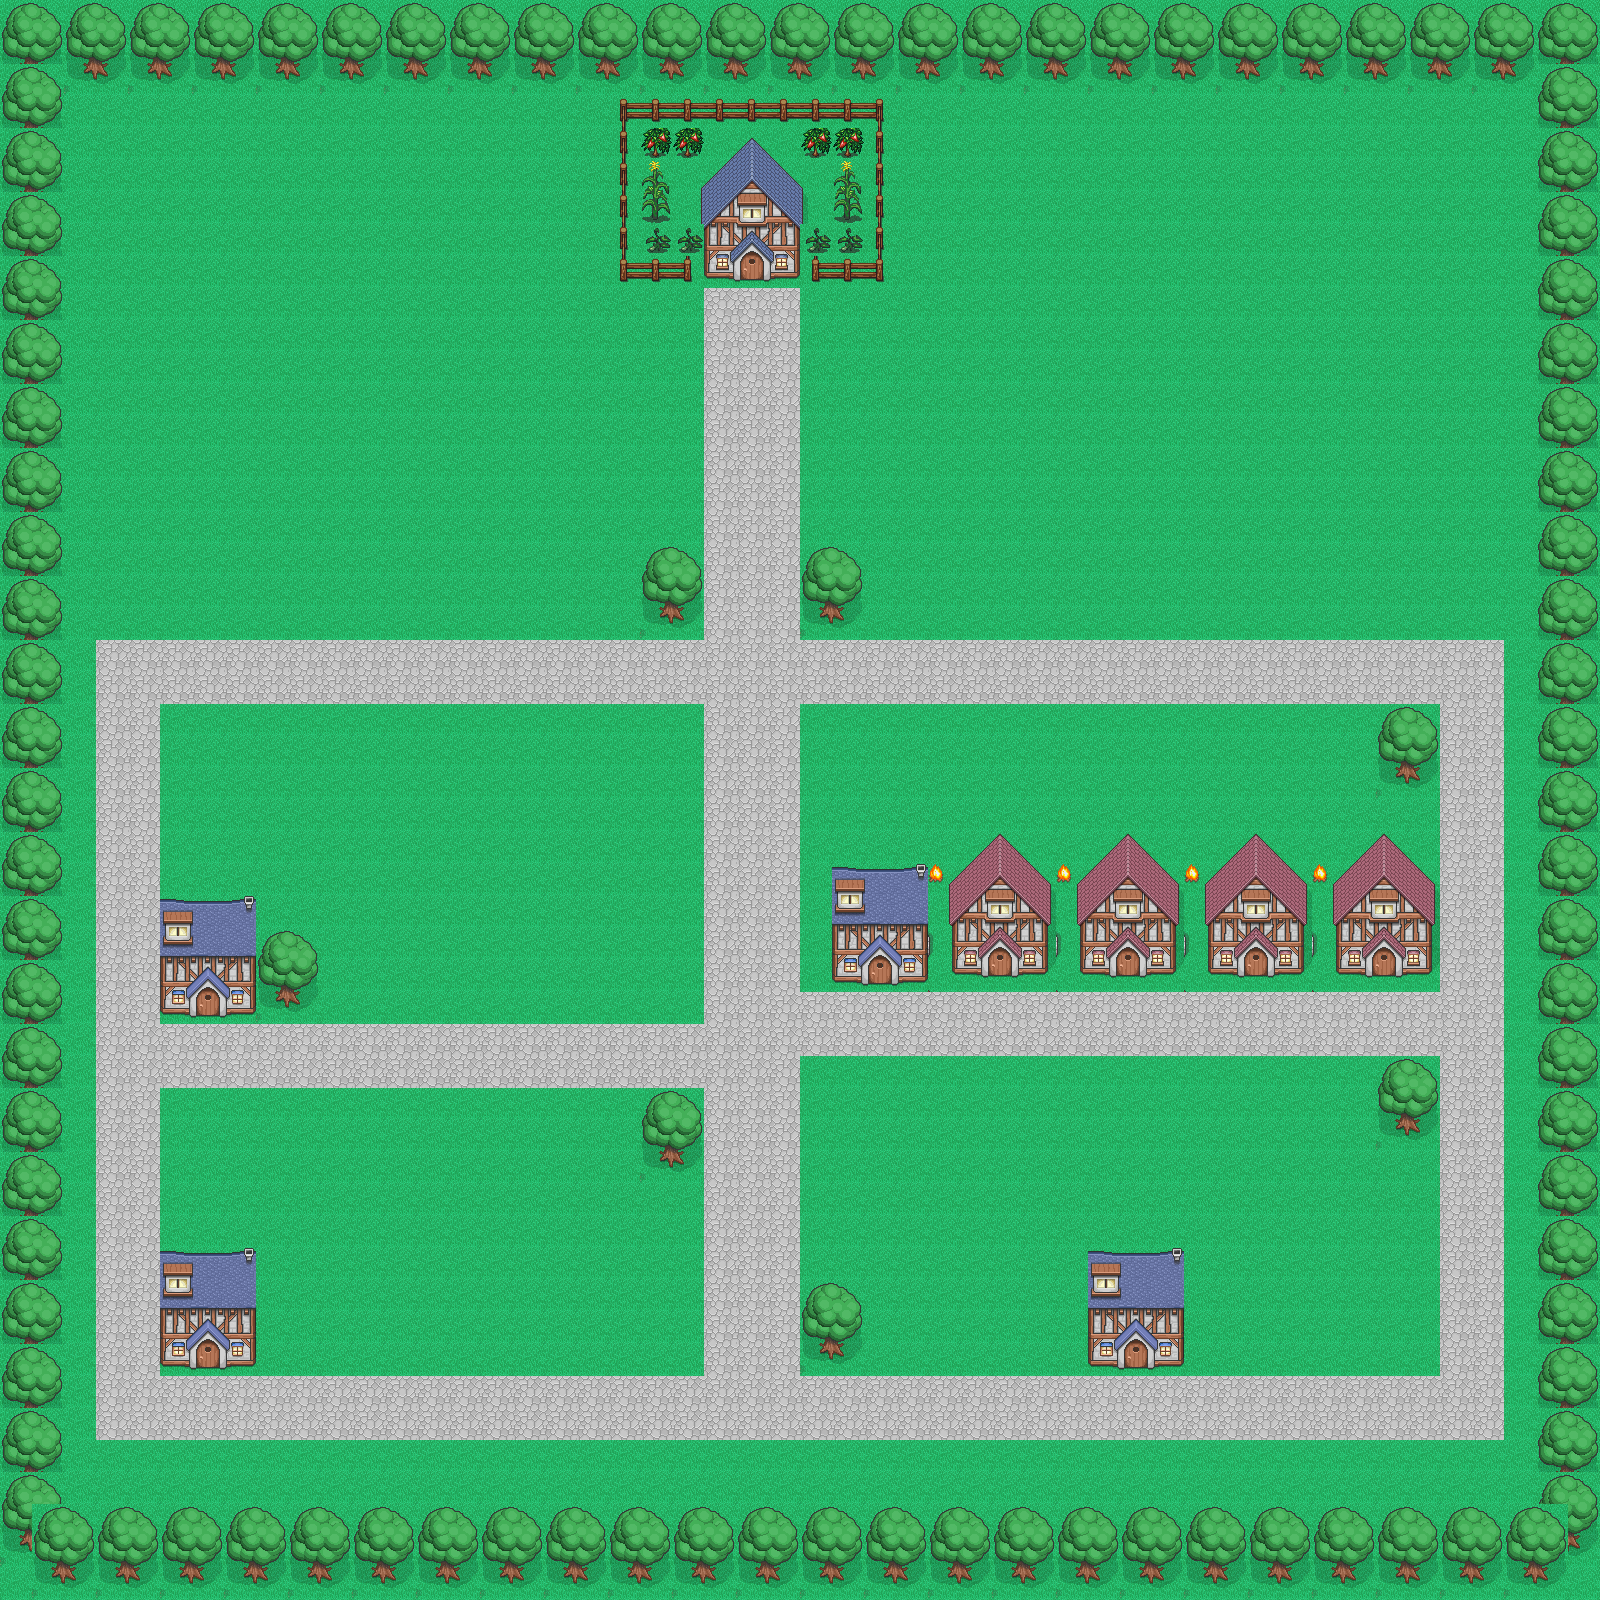

A 2D game scene composited from a Tiled map and its tileset images. What follows is a short description and the map's XML, with each tile layer's data collapsed to a summary:
An orthogonal 50x50 tile map with 32x32 px tiles, 2 tile layers (Ground, Tree), 3 tilesets.

<map version="1.2" tiledversion="1.2.0" orientation="orthogonal" renderorder="right-down" width="50" height="50" tilewidth="32" tileheight="32" infinite="0" nextlayerid="9" nextobjectid="1">
 <tileset firstgid="1" source="Tiles5.tsx" />
 <tileset firstgid="491" source="Fences.tsx" />
 <tileset firstgid="509" source="Tiles4.tsx" />
 <layer id="1" name="Ground" width="50" height="50">
  <data>[2500 cells, 2500 non-empty, 2 distinct tile ids]</data>
 </layer>
 <layer id="8" name="Tree" width="50" height="50">
  <data>[2500 cells, 2500 non-empty, 68 distinct tile ids]</data>
 </layer>
</map>
